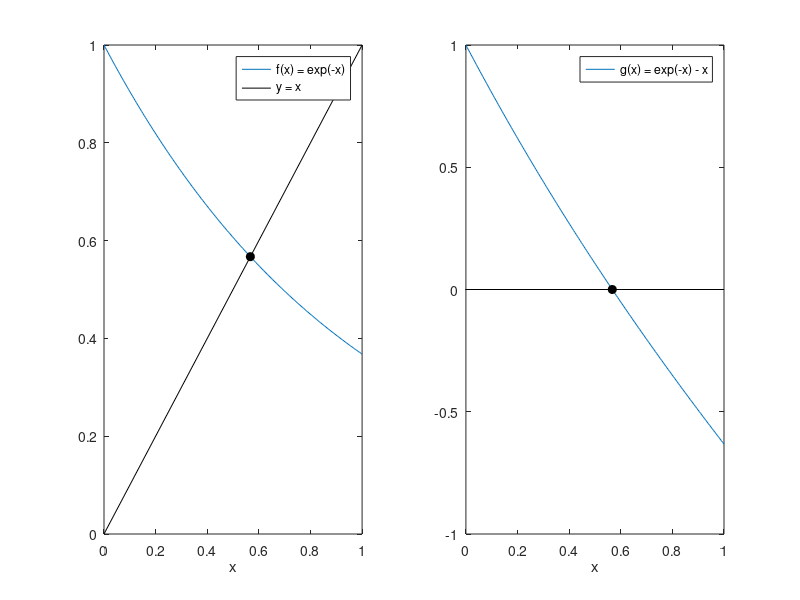

Here is the MATLAB script that generated this plot:
% Abb. 1.32: stationärer Zustand von x_{n+1} = exp(-x_n) (Buch, Abschnitt 1.5)
% links: Schnittpunkt von f(x) = exp(-x) mit y = x;  rechts: gleichwertig die Nullstelle von g(x) = exp(-x) - x
% (c) 2026 Philipp Kügler · Programm zum Buch „Dynamische Systeme in den Lebenswissenschaften“ · MIT-Lizenz (siehe LICENSE)
x = 0.5;
for n = 1:100                            % Fixpunktiteration x_{n+1} = exp(-x_n)
    x = exp(-x);
end
fprintf('Fixpunktiteration nach 100 Schritten: x = %.10f\n', x);
fprintf('g(x) = exp(-x) - x = %.1e\n', exp(-x) - x);

blau = [0 0.447 0.741];
xx = linspace(0, 1, 200);
subplot(1, 2, 1);
plot(xx, exp(-xx), 'Color', blau); hold on
plot([0 1], [0 1], 'k-'); plot(x, x, 'ko', 'MarkerFaceColor', 'k'); hold off
xlabel('x'); legend('f(x) = exp(-x)', 'y = x');
subplot(1, 2, 2);
plot(xx, exp(-xx) - xx, 'Color', blau); hold on
plot([0 1], [0 0], 'k-'); plot(x, 0, 'ko', 'MarkerFaceColor', 'k'); hold off
xlabel('x'); legend('g(x) = exp(-x) - x');
